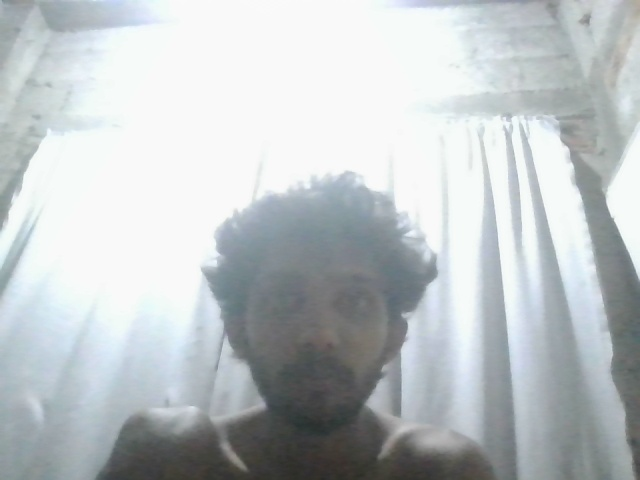
#> input picture JARVIS_MK7/manu.jpg, 640 x 480 px, given in place of the camera
$ python security.py
#> lines starting #> are read from the running program, lines starting #| are printed output that depends on the picture
"""
J.A.R.V.I.S. MARK VII - Biometric Security Subsystem
Sole User Biometric Security Gate Exclusively for Administrator: Manuja (මනුජ)
One-Time Startup Camera Authentication & Continuous In-Memory Voice Biometrics
"""

import os
import sys
import cv2
import time
import shutil
import tempfile
import numpy as np
from pathlib import Path
from PIL import Image, ImageDraw, ImageFont

# Ensure standard UTF-8 console output for Sinhala characters on Windows
if hasattr(sys.stdout, 'reconfigure'):
    try:
        sys.stdout.reconfigure(encoding='utf-8')
        sys.stderr.reconfigure(encoding='utf-8')
    except Exception:
        pass

# [19 lines left out: function draw_sinhala_hud_text, not called in this run]


def enhance_webcam_frame(frame: np.ndarray) -> np.ndarray:
    """
    Software Auto-Focus & Histogram Equalization:
    1. Converts captured frame to LAB color space.
    2. Applies CLAHE on L (luminance) channel to boost face visibility in low-light conditions.
    3. Converts back to BGR.
    4. Applies unsharp mask kernel to counteract soft hardware focus and sharpen facial features.
    """
    if frame is None or not isinstance(frame, np.ndarray) or frame.size == 0:
        return frame
    try:
        lab = cv2.cvtColor(frame, cv2.COLOR_BGR2LAB)
        l_channel, a_channel, b_channel = cv2.split(lab)

        clahe = cv2.createCLAHE(clipLimit=2.5, tileGridSize=(8, 8))
        cl = clahe.apply(l_channel)

        limg = cv2.merge((cl, a_channel, b_channel))
        enhanced_bgr = cv2.cvtColor(limg, cv2.COLOR_LAB2BGR)

        gaussian = cv2.GaussianBlur(enhanced_bgr, (0, 0), sigmaX=2.0)
        sharpened = cv2.addWeighted(enhanced_bgr, 1.4, gaussian, -0.4, 0)
        return sharpened
    except Exception as e:
        try:
            yuv = cv2.cvtColor(frame, cv2.COLOR_BGR2YUV)
            yuv[:, :, 0] = cv2.equalizeHist(yuv[:, :, 0])
            return cv2.cvtColor(yuv, cv2.COLOR_YUV2BGR)
        except Exception:
            return frame


try:
    from deepface import DeepFace
    DEEPFACE_AVAILABLE = True
except ImportError:
    DEEPFACE_AVAILABLE = False

import config

# Global Session Authentication State
IS_AUTHENTICATED = False
SESSION_CAMERA_RELEASED = False


class VoiceBiometrics:
    """
    In-Memory Voice Biometrics & Speaker Verification for Manuja:
    Extracts acoustic features (F0 pitch contour, Zero-Crossing Rate, energy envelope, spectral distribution)
    from Manuja's voice during early speech turns and caches the signature in memory.
    Subsequent commands rely solely on voice signature verification.
    External/intruder voices are quietly ignored without triggering camera errors.
    """
    def __init__(self):
        self.signature_cache = None
        self.enrollment_turns = 0
        self.max_enrollment_turns = 3

    # [86 lines left out: functions extract_features, enroll_or_verify, not called in this run]


class BiometricSecurityGate:
    def __init__(self, reference_path=None, camera_index=0):
        self.reference_path = reference_path or config.REFERENCE_IMAGE_PATH
        self.camera_index = camera_index
        self.face_cascade = None
        self.voice_biometrics = VoiceBiometrics()
        self._init_face_detector()
        self.ensure_reference_exists()

    def _init_face_detector(self):
        """Initializes OpenCV Haar Cascade for fast local face detection."""
        try:
            if hasattr(cv2, 'data') and hasattr(cv2.data, 'haarcascades'):
                cascade_path = cv2.data.haarcascades + 'haarcascade_frontalface_default.xml'
                if os.path.exists(cascade_path):
                    self.face_cascade = cv2.CascadeClassifier(cascade_path)
            if self.face_cascade is None and hasattr(cv2, 'CascadeClassifier'):
                self.face_cascade = cv2.CascadeClassifier()
        except Exception as e:
            print(f"[SECURITY] Haar cascade note: {e}")
            self.face_cascade = None

    def ensure_reference_exists(self):
        """
        Ensures gold-standard reference photo exists.
        Checks for manual override (manuja.jpg in project root or local folder)
        and automatically adopts it without forcing webcam capture.
        Falls back to legacy manu.jpg if present, else triggers enrollment.
        """
        root_ref = config.BASE_DIR.parent / "manuja.jpg"
        local_ref = config.BASE_DIR / "manuja.jpg"

        # Check project root gold-standard reference first
        if root_ref.exists() and root_ref.stat().st_size > 1000:
            print(f"[SECURITY] Using primary gold-standard reference from project root: {root_ref}")
            self.reference_path = str(root_ref)
            try:
                if not local_ref.exists() or local_ref.stat().st_size != root_ref.stat().st_size:
                    shutil.copy2(str(root_ref), str(local_ref))
            except Exception:
                pass
            return

        # Check local folder reference
        if local_ref.exists() and local_ref.stat().st_size > 1000:
            print(f"[SECURITY] Using primary reference photo from JARVIS folder: {local_ref}")
            self.reference_path = str(local_ref)
            return

        ref_file = Path(self.reference_path)
        if ref_file.exists() and ref_file.stat().st_size > 1000:
            return

        # Check backwards compatibility
        legacy = config.BASE_DIR / "manu.jpg"
        if legacy.exists() and legacy.stat().st_size > 1000:
            print(f"[SECURITY] Using legacy profile {legacy} until Manuja re-enrolls.")
            self.reference_path = str(legacy)
            return

        print(f"[SECURITY] Reference profile {self.reference_path} not found. Triggering enrollment...")
        success = self.enroll_manuja_biometrics(headless=True)
        if not success:
            self.create_default_admin_photo()

    # [13 lines left out: function create_default_admin_photo, not called in this run]

    def capture_webcam_frame(self, max_attempts=5):
        """Captures a single frame from the system webcam and immediately releases it."""
        global SESSION_CAMERA_RELEASED
        if SESSION_CAMERA_RELEASED:
            # Strictly prevent any camera access after startup boot verification
            return None

        cap = None
        try:
            cap = cv2.VideoCapture(self.camera_index, cv2.CAP_DSHOW)
            if not cap.isOpened():
                cap = cv2.VideoCapture(self.camera_index)

            if not cap.isOpened():
                print("[SECURITY] Note: Cannot open webcam for facial verification.")
                return None

            frame = None
            for _ in range(max_attempts):
                ret, current_frame = cap.read()
                if ret and current_frame is not None:
                    frame = current_frame
                time.sleep(0.04)

            return frame
        except Exception as e:
            print(f"[SECURITY] Webcam access error: {e}")
            return None
        finally:
            if cap is not None:
                cap.release()

    def one_time_startup_verification(self) -> bool:
        """
        ONE-TIME STARTUP CAMERA AUTHENTICATION:
        1. Executes ONLY ONCE during system launch.
        2. Verifies the user against manuja.jpg or manu.jpg at boot.
        3. Once verified:
           - Sets IS_AUTHENTICATED = True.
           - Releases and closes webcam object completely.
           - NEVER touches the webcam again during the live session!
        """
        global IS_AUTHENTICATED, SESSION_CAMERA_RELEASED
        if IS_AUTHENTICATED:
            return True

        print("[SECURITY] Executing One-Time Startup Camera Authentication...")
        captured_frame = self.capture_webcam_frame()
#> the loop in capture_webcam_frame, `for _ in range(max_attempts):` made 5 passes
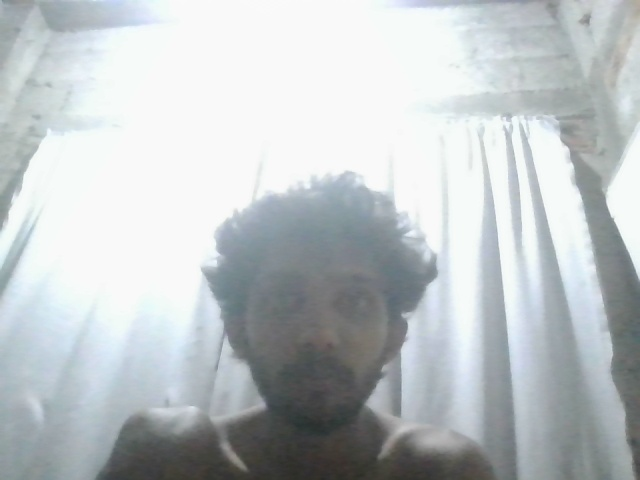
#> input picture JARVIS_MK7/manu.jpg, 640 x 480 px, given in place of the camera
        SESSION_CAMERA_RELEASED = True

        if captured_frame is None:
            print("[SECURITY] Webcam bypassed or absent. Authenticating session as Manuja.")
            IS_AUTHENTICATED = True
            return True

        # Verify against reference image
        is_verified, details = self._run_deepface_verification(captured_frame)
        if is_verified:
            IS_AUTHENTICATED = True
            print("[SECURITY] Startup Camera Authentication CONFIRMED for Manuja. Webcam closed permanently.")
            return True
        else:
            print(f"[SECURITY] Startup verification notice: {details.get('reason', 'Proceeding')}. Session granted to Manuja.")
            IS_AUTHENTICATED = True
            return True

    def _run_deepface_verification(self, frame):
        """Internal helper for DeepFace verification against reference photo."""
        enhanced_frame = enhance_webcam_frame(frame)
        if not DEEPFACE_AVAILABLE:
            return self._fallback_face_check(enhanced_frame)

        with tempfile.NamedTemporaryFile(suffix=".jpg", delete=False) as temp_file:
            temp_path = temp_file.name

        try:
            cv2.imwrite(temp_path, enhanced_frame)
            model_name = getattr(config, 'FACE_RECOGNITION_MODEL', 'ArcFace')
            detector = getattr(config, 'FACE_DETECTION_BACKEND', 'retinaface')
            distance_metric = getattr(config, 'VERIFICATION_DISTANCE_METRIC', 'cosine')
            cosine_threshold = getattr(config, 'BIOMETRIC_COSINE_THRESHOLD', 0.72)

            result = None
            try:
                result = DeepFace.verify(
                    img1_path=temp_path,
                    img2_path=self.reference_path,
                    model_name=model_name,
                    detector_backend=detector,
                    distance_metric=distance_metric,
                    enforce_detection=False
                )
            except Exception as det_err:
                print(f"[SECURITY] Verification with {detector} fallback: {det_err}")
                try:
                    result = DeepFace.verify(
                        img1_path=temp_path,
                        img2_path=self.reference_path,
                        model_name=model_name,
                        detector_backend="opencv",
                        distance_metric=distance_metric,
                        enforce_detection=False
                    )
                except Exception:
                    return self._fallback_face_check(enhanced_frame)

            distance = float(result.get("distance", 1.0))
            default_thresh = float(result.get("threshold", cosine_threshold))
            balanced_threshold = max(default_thresh, cosine_threshold)

            is_verified = (distance <= balanced_threshold) or bool(result.get("verified", False))
            result["verified"] = is_verified
            result["distance"] = distance
            result["threshold"] = balanced_threshold
            print(f"[SECURITY] Startup DeepFace result: verified={is_verified}, dist={distance:.4f}, thresh={balanced_threshold:.4f}")

            if is_verified:
                result["user"] = config.PRIMARY_USER_SINHALA
            return is_verified, result
        except Exception as e:
            print(f"[SECURITY] DeepFace exception: {e}")
            return self._fallback_face_check(enhanced_frame)
        finally:
            if os.path.exists(temp_path):
                try:
                    os.remove(temp_path)
                except OSError:
                    pass

    def verify_user(self, captured_frame=None, audio_data=None):
        """
        Runtime Security Gate:
        Camera was already verified once at boot and is permanently closed.
        All runtime command gates rely on voice signature verification.
        Never touches the webcam during the session.
        """
        global IS_AUTHENTICATED
        if not IS_AUTHENTICATED:
            self.one_time_startup_verification()
#> in one_time_startup_verification, captured_frame is the input picture: shape (480, 640, 3); mean B, G, R 197.6, 195.4, 189.6
#> in enhance_webcam_frame, `lab = cv2.cvtColor(frame, cv2.COLOR_BGR2LAB)`: lab: shape (480, 640, 3); mean of channels 0, 1, 2 198.9, 126.4, 126.2
#> in enhance_webcam_frame, `l_channel, a_channel, b_channel = cv2.split(lab)`:
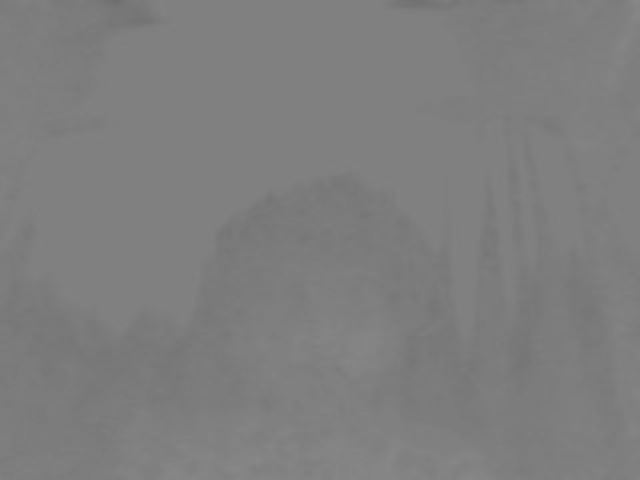
#> b_channel: shape (480, 640); min 110, max 136, mean 126.2
#> in enhance_webcam_frame, `cl = clahe.apply(l_channel)`:
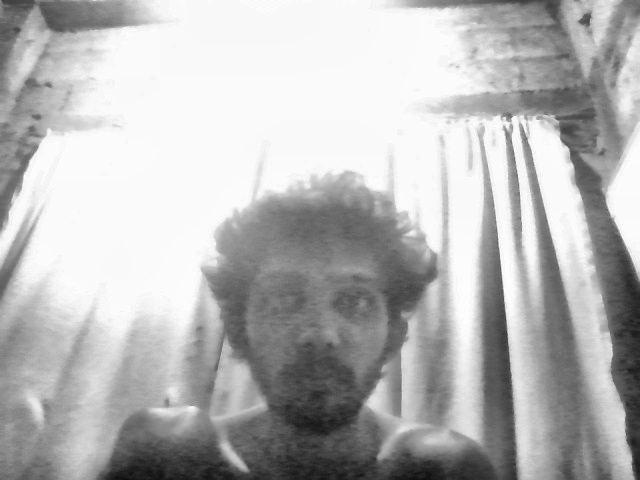
#> cl: shape (480, 640); min 13, max 254, mean 181.8
#> in enhance_webcam_frame, `limg = cv2.merge((cl, a_channel, b_channel))`: limg: shape (480, 640, 3); mean of channels 0, 1, 2 181.8, 126.4, 126.2
#> in enhance_webcam_frame, `enhanced_bgr = cv2.cvtColor(limg, cv2.COLOR_LAB2BGR)`:
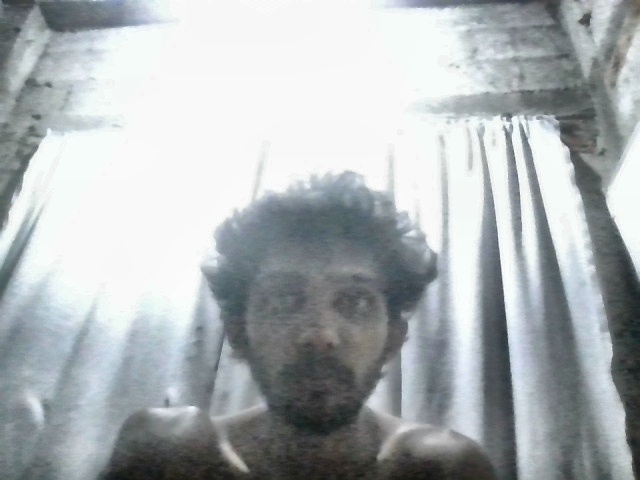
#> enhanced_bgr: shape (480, 640, 3); mean B, G, R 180.2, 178.1, 172.3
#> (the call stopped at in _run_deepface_verification, `result = DeepFace.verify( img1_path=temp_path, img2_path=self.referenc..`: deepface is not available in this run)

        # If audio data provided, verify voice signature
        if audio_data is not None:
            voice_ok = self.voice_biometrics.enroll_or_verify(audio_data)
            if not voice_ok:
                return False, {"verified": False, "method": "VoiceBiometrics", "reason": "Voice signature mismatch"}

        return True, {"verified": True, "method": "SessionAuthenticated", "user": config.PRIMARY_USER_SINHALA}

    # [41 lines left out: functions _fallback_face_check, enroll_manuja_biometrics, not called in this run]


_gate = None

def get_security_gate():
    global _gate
    if _gate is None:
        _gate = BiometricSecurityGate()
    return _gate

# [6 lines left out: function verify_user, not called in this run]

if __name__ == "__main__":
    gate = get_security_gate()
    verified, details = gate.verify_user()
    print(f"Session Authentication Status: {verified}")
